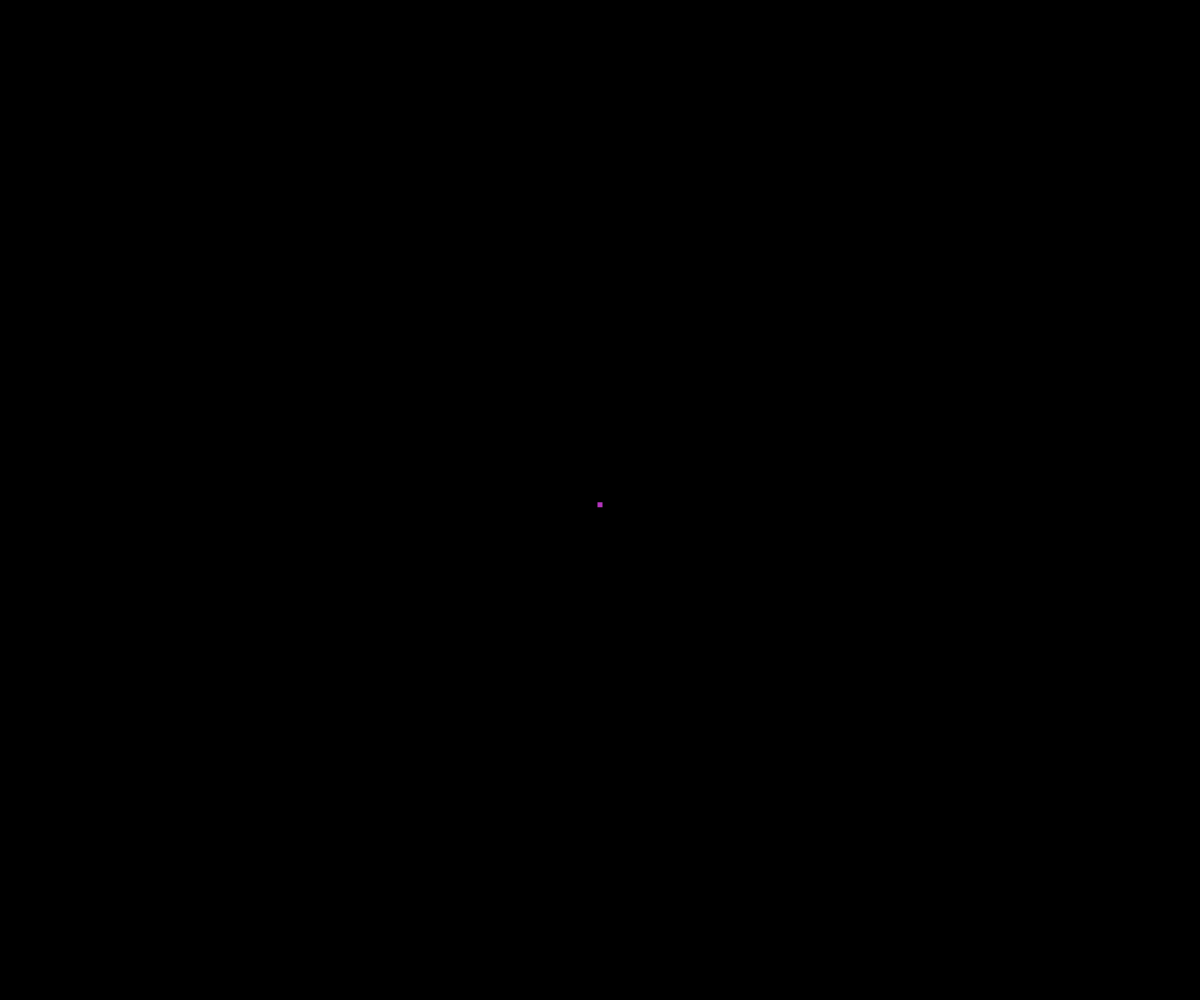
Frame 1 (no input)
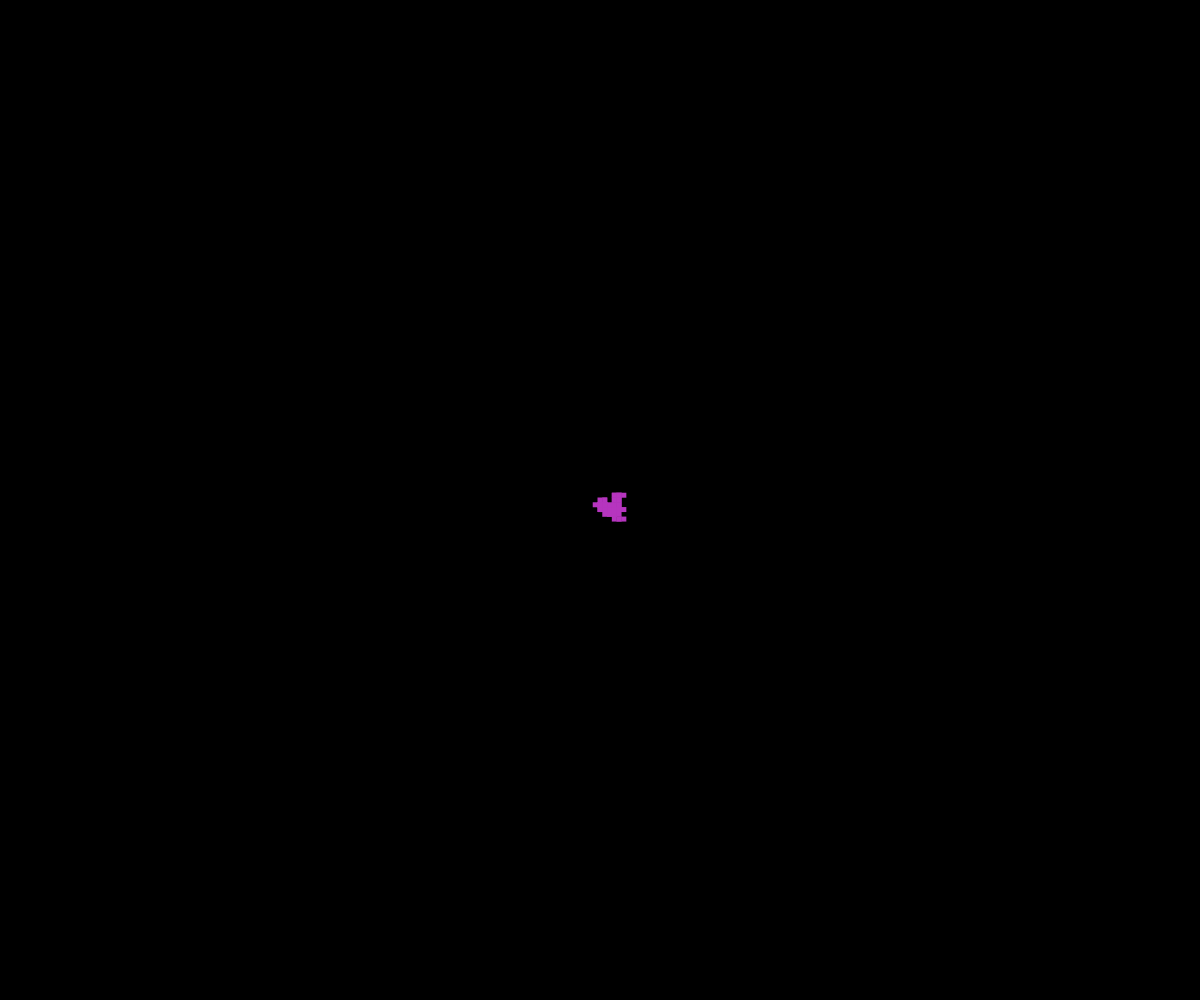
Frame 60 (no input)
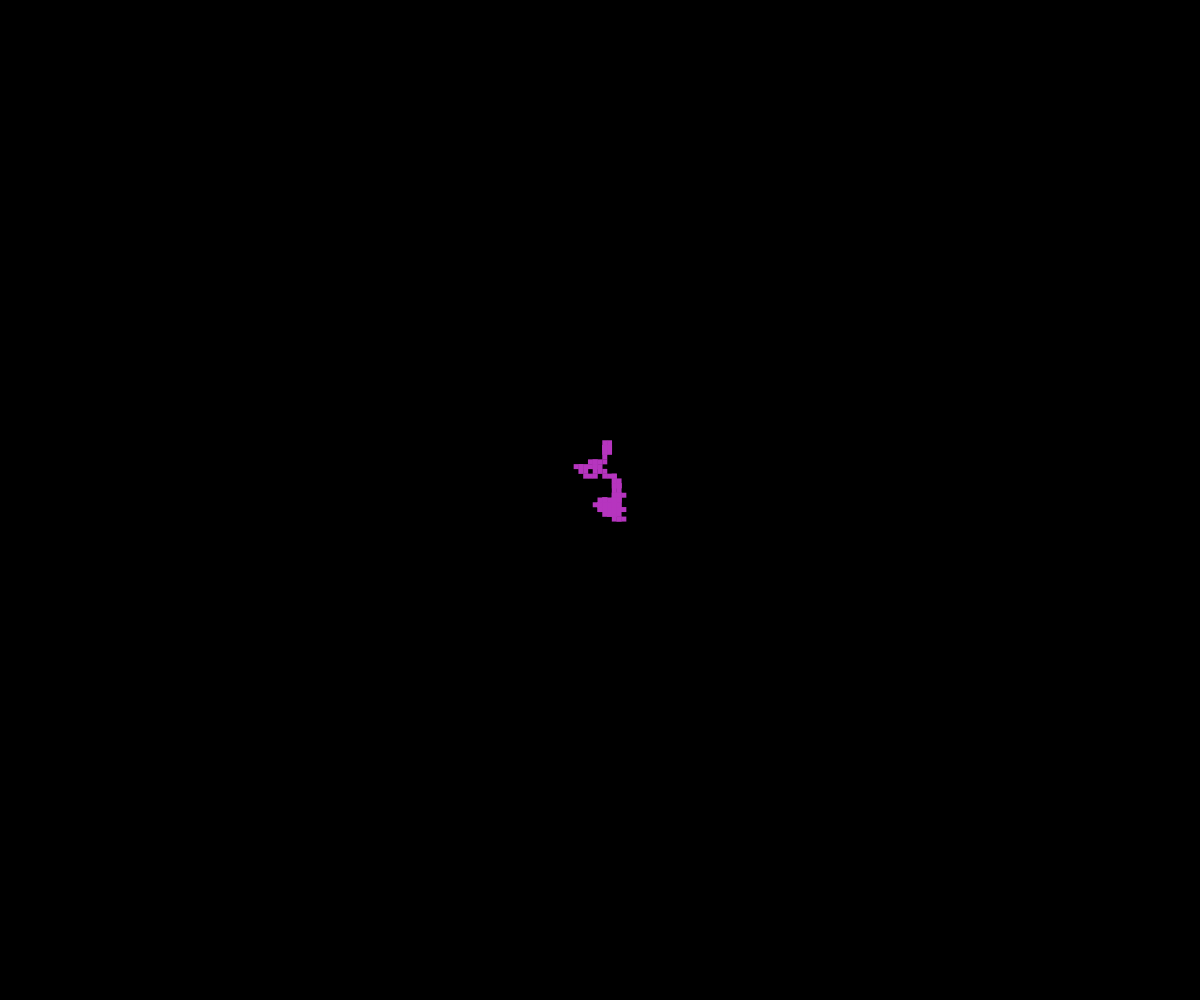
Frame 120 (the mouse pressed at the canvas centre since frame 60)

The p5.js sketch that drew these frames (run headless with seeded random() and noise() and a simulated clock; from frame 60 on, the mouse is pressed at the canvas centre):

// p5.js sketch
// ── sketch.js
// Classes and Objects
// Mr. Scott
// April 8th, 2024
// A first look at making our own classes

//let myWalker, myWalker2;  //objects can't be created before setup()
let walkers = [];
const NUM_WALKERS = 1;

function setup() {
  createCanvas(windowWidth, windowHeight);
  //set up some walker objects
  for(let i = 0; i < NUM_WALKERS; i++){
    let c = color(random(255),random(255),random(255));
    walkers.push(new Walker(width/2,height/2,c));
  }
  noStroke();
  background(0);
}

function draw() {
  //background(220);
  for(let w of walkers){
    w.move();
    w.display();
  }
}


class Walker {

  // Constructor
  constructor(x, y, c){
    this.x = x;   this.y = y;    this.c = c;
    this.speed = random(2,10);
    this.size = 5;
  }

  // Class Methods
  display(){
    rectMode(CENTER);
    fill(this.c);
    square(this.x, this.y, this.size);
  }

  move(){
    //equally likely chance of ↑ ↓ → ←
    let choice = Math.floor(random(4)); //0, 1 ,2 ,3
    if(choice===0) this.x -= this.speed; //LEFT
    else if (choice === 1) this.x += this.speed; //RIGHT
    else if (choice === 2) this.y -= this.speed; //UP
    else if (choice === 3) this.y += this.speed; //DOWN
  }
}
